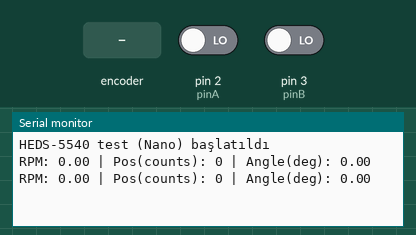
A sketch run on a simulated Arduino Nano, built with avr-gcc and run on an emulated ATmega328P. On the bench: the last lines printed to the serial monitor. The inputs (shaded band) are chosen by the test bench; at power-on: pin 2 (pinA) LOW, pin 3 (pinB) LOW.

Above: at 1.2 s.
1.3 s: rotary encoder on pin 2 (pinA) / pin 3 (pinB) turned 1 step (first pin leading)
At 1.9 s:
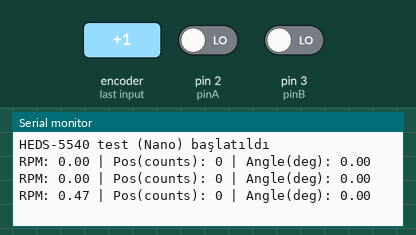
3.0 s: rotary encoder on pin 2 (pinA) / pin 3 (pinB) turned 1 step (first pin leading)
At 3.31 s:
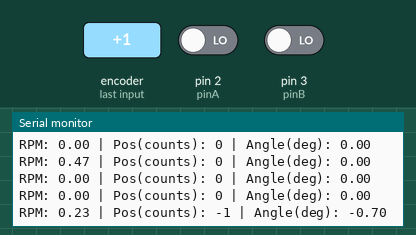
Timing chart, 0 to 6.0 s (numbered marks = the images above; inputs shaded):
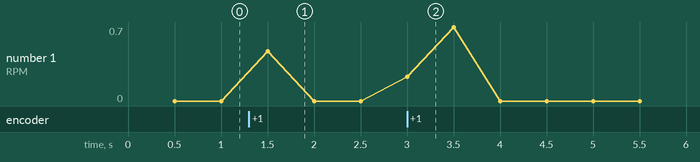

Measured:
- after the input at 1.3 s, the serial monitor: prints a new line after 0.20 s (image 1)
- after the input at 3.0 s, the serial monitor: prints a new line at once (image 2)

The sketch:

HEDS5540_Nano_Version2.ino
```cpp
// HEDS5540_Nano.ino
// Arduino Nano test sketch (A->D2, B->D3). Harici 2.7k pull-up kullanın.

const uint8_t pinA = 2; // INT0
const uint8_t pinB = 3; // INT1
const uint8_t pinZ = 4; // index (opsiyonel)

volatile long position = 0;
volatile unsigned long pulses = 0;

const unsigned int PPR = 128; // datasheet'ten doğrulayın
const unsigned int countsPerRev = PPR * 4;

unsigned long lastReport = 0;
const unsigned long reportIntervalMs = 500;

void setup() {
  pinMode(pinA, INPUT);
  pinMode(pinB, INPUT);
  pinMode(pinZ, INPUT);

  attachInterrupt(digitalPinToInterrupt(pinA), isrA, CHANGE);
  attachInterrupt(digitalPinToInterrupt(pinB), isrB, CHANGE);

  Serial.begin(115200);
  while (!Serial) { ; }
  Serial.println("HEDS-5540 test (Nano) başlatıldı");
}

void loop() {
  unsigned long now = millis();
  if (now - lastReport >= reportIntervalMs) {
    noInterrupts();
    unsigned long p = pulses;
    pulses = 0;
    long pos = position;
    interrupts();

    double intervalSec = (now - lastReport) / 1000.0;
    double revs = (double)p / (double)countsPerRev;
    double rpm = (revs / intervalSec) * 60.0;
    double angle = (double)pos * 360.0 / (double)countsPerRev;

    Serial.print("RPM: ");
    Serial.print(rpm, 2);
    Serial.print(" | Pos(counts): ");
    Serial.print(pos);
    Serial.print(" | Angle(deg): ");
    Serial.println(angle, 2);

    lastReport = now;
  }
}

void isrA() { updateFromPins(); }
void isrB() { updateFromPins(); }

inline void updateFromPins() {
  bool a = digitalRead(pinA);
  bool b = digitalRead(pinB);
  if (a == b) position++;
  else position--;
  pulses++;
}
```
